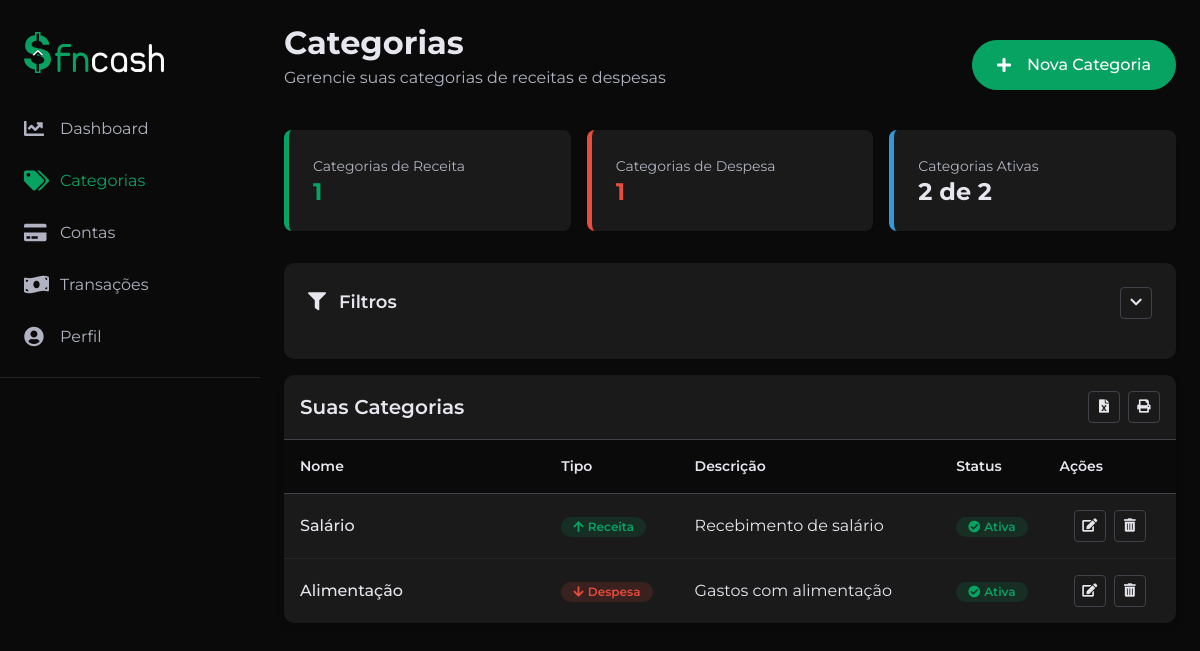
Before: /pages/categorias.php (signed in) with the older database file.
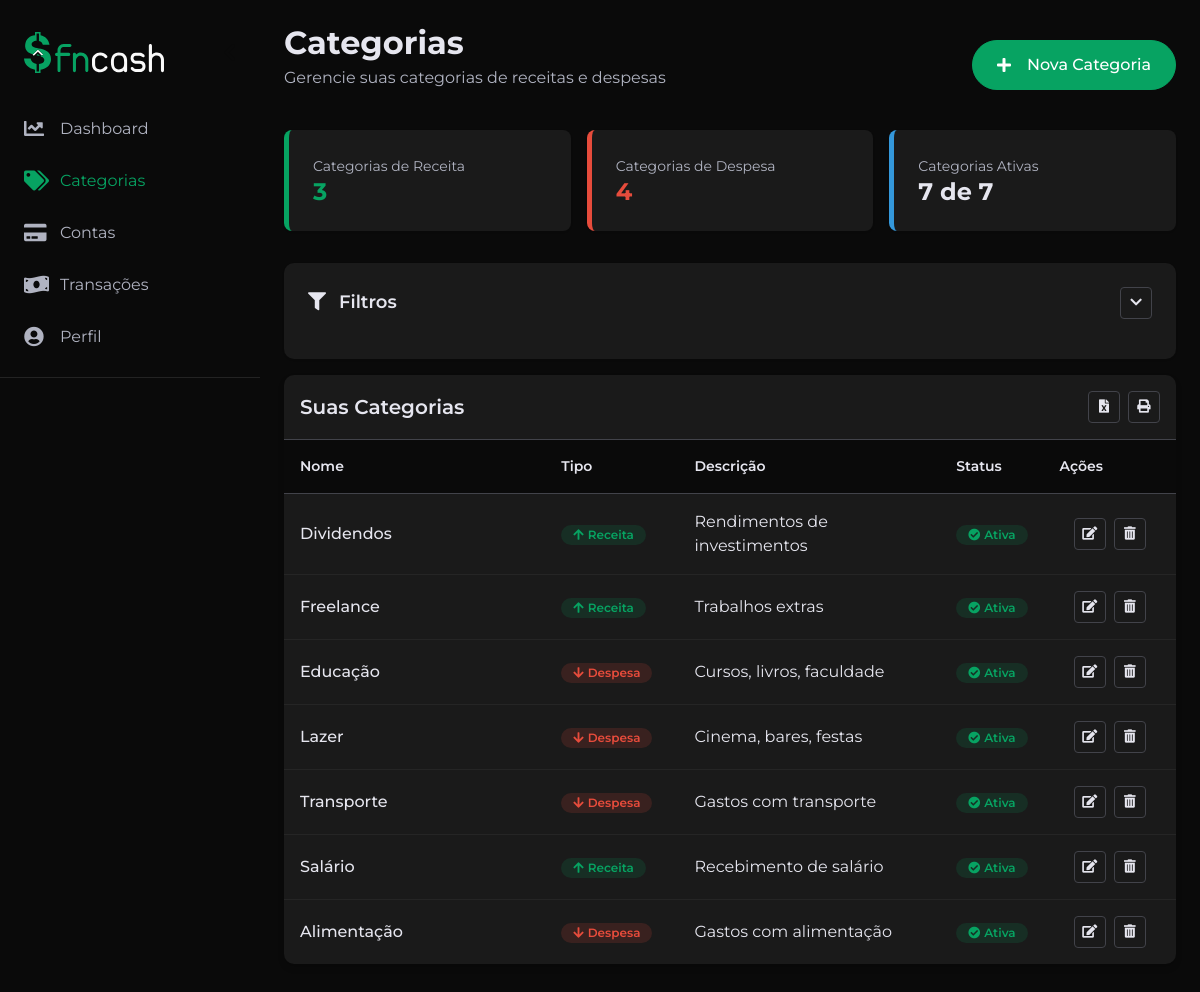
After: the same page with the newer database file.
### tables this page shows
CREATE TABLE CATEGORIA (
    ID_Categoria INT AUTO_INCREMENT PRIMARY KEY,
    Nome VARCHAR(100) NOT NULL,
    Tipo ENUM('Despesa', 'Receita') NOT NULL,
    Descricao TEXT,
    Ativa BOOLEAN NOT NULL DEFAULT TRUE,
    ID_CategoriaPai INT,
    ID_Usuario INT NOT NULL,
    CONSTRAINT FK_Categoria_CategoriaPai FOREIGN KEY (ID_CategoriaPai) 
        REFERENCES CATEGORIA(ID_Categoria) ON DELETE SET NULL,
    CONSTRAINT FK_Categoria_Usuario FOREIGN KEY (ID_Usuario) 
        REFERENCES USUARIO(ID_Usuario) ON DELETE CASCADE
);

### pages/categorias/funcoes.php (called while the page is built, shortened)
<?php
require_once dirname(__FILE__, 3) . "/conexao.php";
function obterCategorias() {
    global $conn;
    $idUsuario = $_SESSION['id_usuario'];
    $sql = "SELECT * FROM CATEGORIA WHERE ID_Usuario = ? ORDER BY Ativa DESC, ID_Categoria DESC";
    $stmt = $conn->prepare($sql);
    $stmt->bind_param("i", $idUsuario);
    $stmt->execute();
    $result = $stmt->get_result();
    $categorias = array();
    if ($result && $result->num_rows > 0) {
        while ($row = $result->fetch_assoc()) {
            $categorias[] = $row;
        }
    }
    return $categorias;
}
?>

### pages/categorias.php (the view, shortened to what this page needs)
<?php
require_once 'header.php';
require_once 'sidebar.php';
require_once 'categorias/funcoes.php';
$categorias = obterCategorias();
?>
<div class="content">
    <div class="mb-6">
        <div class="flex items-center justify-between mb-4">
            <div>
                <h2 class="text-2xl font-bold mb-1">Categorias</h2>
                <p class="text-muted">Gerencie suas categorias de receitas e despesas</p>
            </div>
            <button class="btn btn-primary btn-icon" data-toggle="modal" data-target="#categoriaModal">
                <i class="fas fa-plus me-2"></i>
                Nova Categoria
            </button>
        </div>
        <div class="d-flex justify-between gap-4 mt-5">
            <?php
            $totalCategorias = count($categorias);
            $categoriasReceita = 0;
            $categoriasDespesa = 0;
            $categoriasAtivas = 0;
            foreach ($categorias as $categoria) {
                if ($categoria['Tipo'] == 'Receita') {
                    $categoriasReceita++;
                } else {
                    $categoriasDespesa++;
                }
                if ($categoria['Ativa'] == 1) {
                    $categoriasAtivas++;
                }
            }
            ?>
            <div class="summary-card income fade-in animation-delay-100 w-full">
                <span class="summary-label">Categorias de Receita</span>
                <div class="d-flex justify-between items-center">
                    <h3 class="summary-value income"><?php echo $categoriasReceita; ?></h3>
                </div>
            </div>
            <div class="summary-card expense fade-in animation-delay-200 w-full">
                <span class="summary-label">Categorias de Despesa</span>
                <div class="d-flex justify-between items-center">
                    <h3 class="summary-value expense"><?php echo $categoriasDespesa; ?></h3>
                </div>
            </div>
            <div class="summary-card balance fade-in animation-delay-300 w-full">
                <span class="summary-label">Categorias Ativas</span>
                <div class="d-flex justify-between items-center">
                    <h3 class="summary-value"><?php echo $categoriasAtivas; ?> de <?php echo $totalCategorias; ?></h3>
                </div>
            </div>
        </div>
    </div>
    <div class="filter-container scale-on-load mb-4">
        <div class="filter-header">
            <h3 class="filter-title">
                <i class="fas fa-filter me-2"></i> Filtros
            </h3>
            <button class="btn-action" id="toggleFilter">
                <i class="fas fa-chevron-down"></i>
            </button>
        </div>
    </div>
    <div class="transaction-table-container fade-in-up">
        <div class="p-4 flex justify-between items-center border-bottom">
            <h4 class="font-semibold m-0">Suas Categorias</h4>
            <div class="flex gap-2">
                <button class="btn-action" title="Exportar para Excel">
                    <i class="fas fa-file-excel"></i>
                </button>
                <button class="btn-action" title="Imprimir">
                    <i class="fas fa-print"></i>
                </button>
            </div>
        </div>
        <table class="transaction-table">
            <thead>
                <tr>
                    <th width="30%">Nome</th>
                    <th width="15%">Tipo</th>
                    <th width="30%">Descrição</th>
                    <th width="10%">Status</th>
                    <th width="15%" class="text-center">Ações</th>
                </tr>
            </thead>
            <tbody id="tabelaCategorias">
                <?php
                if (empty($categorias)) {
                    echo '<tr><td colspan="5">';
                    echo '<div class="empty-state my-5">';
                    echo '<i class="fas fa-tags empty-state__icon"></i>';
                    echo '<h3 class="empty-state__title">Nenhuma categoria encontrada</h3>';
                    echo '<p class="empty-state__description">Comece a criar categorias para organizar suas receitas e despesas.</p>';
                    echo '<button class="btn btn-primary btn-icon" data-toggle="modal" data-target="#categoriaModal">';
                    echo '<i class="fas fa-plus me-2"></i> Criar Primeira Categoria';
                    echo '</button>';
                    echo '</div>';
                    echo '</td></tr>';
                } else {
                    $delay = 100;
                    foreach ($categorias as $categoria) {
                        $tipoBadgeClass = $categoria['Tipo'] === 'Receita' ? 'badge-income' : 'badge-expense';
                        $tipoIcone = $categoria['Tipo'] === 'Receita' ? 'fa-arrow-up' : 'fa-arrow-down';
                        $statusBadgeClass = $categoria['Ativa'] ? 'badge-success' : 'badge-canceled';
                        $statusTexto = $categoria['Ativa'] ? 'Ativa' : 'Inativa';
                        $statusIcone = $categoria['Ativa'] ? 'fa-check-circle' : 'fa-times-circle';
                        echo "<tr class='fade-in-up' style='animation-delay: {$delay}ms'>";
                        echo "<td class='font-medium'>" . htmlspecialchars($categoria['Nome']) . "</td>";
                        echo "<td><span class='badge {$tipoBadgeClass}'>" .
                            "<i class='fas {$tipoIcone} me-1'></i>" .
                            htmlspecialchars($categoria['Tipo']) . "</span></td>";
                        $descricao = !empty($categoria['Descricao']) ? $categoria['Descricao'] : '-';
                        echo "<td>" . htmlspecialchars($descricao) . "</td>";
                        echo "<td><span class='badge {$statusBadgeClass}'>" .
                            "<i class='fas {$statusIcone} me-1'></i>" .
                            $statusTexto . "</span></td>";
                        echo "<td>";
                        echo "<div class='flex justify-center gap-2'>";
                        echo "<button class='btn-action edit' title='Editar' data-toggle='modal' data-target='#editarCategoriaModal'
                               data-id='" . $categoria['ID_Categoria'] . "'
                               data-nome='" . htmlspecialchars($categoria['Nome']) . "'
                               data-tipo='" . $categoria['Tipo'] . "'
                               data-descricao='" . htmlspecialchars($categoria['Descricao']) . "'
                               data-status='" . $categoria['Ativa'] . "'>
                              <i class='fas fa-edit'></i>
                              </button>";
                        echo "<button class='btn-action delete' title='Excluir' data-toggle='modal' data-target='#excluirCategoriaModal'
                               data-id='" . $categoria['ID_Categoria'] . "'
                               data-nome='" . htmlspecialchars($categoria['Nome']) . "'>
                              <i class='fas fa-trash-alt'></i>
                              </button>";
                        echo "</div>";
                        echo "</td>";
                        echo "</tr>";
                        $delay += 50;
                    }
                }
                ?>
            </tbody>
        </table>
    </div>
</div>
<?php require_once 'footer.php'; ?>

### pages/header.php (shortened to what this page needs)
<!DOCTYPE html>
<html lang="pt-br">
<head>
	<link rel="stylesheet" href="https://cdn.jsdelivr.net/npm/bootstrap-icons@1.11.3/font/bootstrap-icons.min.css">
	<link rel="stylesheet" href="https://cdnjs.cloudflare.com/ajax/libs/font-awesome/5.15.4/css/all.min.css">
    <link rel="stylesheet" href="../css/style.css">
	<link rel="stylesheet" href="sidebar/sidebar.css">
</head>
<body class="dark-theme">

### pages/sidebar.php
<?php
$documento = pathinfo(basename($_SERVER['REQUEST_URI']), PATHINFO_FILENAME);
?>
<div class="d-flex">
  <aside id="sidebar" class="sidebar">
    <div class="sidebar-header">
      <h3 class="sidebar-brand">
        <img src="../logo/logo_escrita.svg" alt="Fn-Cash" class="max-width">
      </h3>
      <button id="sidebar-toggle" class="sidebar-toggle">
        <i class="fas fa-chevron-left"></i>
      </button>
    </div>
    <ul class="sidebar-nav">
      <li class="sidebar-nav-item">
        <a href="dashboard.php" class="sidebar-nav-link <?php if ($documento == 'dashboard') echo 'active'; ?>">
          <i class="sidebar-nav-icon fas fa-chart-line"></i>
          <span class="nav-text">Dashboard</span>
        </a>
      </li>
      <li class="sidebar-nav-item">
        <a href="categorias.php" class="sidebar-nav-link <?php if ($documento == 'categorias') echo 'active'; ?>">
          <i class="sidebar-nav-icon fas fa-tags"></i>
          <span class="nav-text">Categorias</span>
        </a>
      </li>
      <li class="sidebar-nav-item">
        <a href="contas.php" class="sidebar-nav-link <?php if ($documento == 'contas') echo 'active'; ?>">
          <i class="sidebar-nav-icon fas fa-credit-card"></i>
          <span class="nav-text">Contas</span>
        </a>
      </li>
      <li class="sidebar-nav-item">
        <a href="transacoes.php" class="sidebar-nav-link <?php if ($documento == 'transacoes') echo 'active'; ?>">
          <i class="sidebar-nav-icon fas fa-money-bill-wave"></i>
          <span class="nav-text">Transações</span>
        </a>
      </li>
      <li class="sidebar-nav-item">
        <a href="perfil.php" class="sidebar-nav-link <?php if ($documento == 'perfil') echo 'active'; ?>">
          <i class="sidebar-nav-icon fas fa-user-circle"></i>
          <span class="nav-text">Perfil</span>
        </a>
      </li>
    </ul>
    <div class="sidebar-divider"></div>
  </aside>
  <main id="main-content" class="main-content transition">

### pages/footer.php (shortened to what this page needs)
</main>
</body>
</html>

### pages/sidebar/sidebar.css (style rules this page uses)
.main-content { width: 100%; padding: var(--spacing-5); transition: margin var(--transition-duration-normal) var(--transition-timing); margin-left: 260px; }
.sidebar { z-index: var(--z-index-fixed); transition: all var(--transition-duration-normal) var(--transition-timing); overflow-y: auto; overflow-x: hidden; }
.sidebar-toggle { transition: transform var(--transition-duration-fast) var(--transition-timing); }
.sidebar-brand img { max-width: 140px; transition: opacity var(--transition-duration-normal) var(--transition-timing); }

Changed rows visible on the page:
added categoria: Nome "Dividendos", Tipo "Receita", Descricao "Rendimentos de investimentos", Ativa "Ativa"
added categoria: Nome "Freelance", Tipo "Receita", Descricao "Trabalhos extras", Ativa "Ativa"
added categoria: Nome "Educação", Tipo "Despesa", Descricao "Cursos, livros, faculdade", Ativa "Ativa"
added categoria: Nome "Lazer", Tipo "Despesa", Descricao "Cinema, bares, festas", Ativa "Ativa"
added categoria: Nome "Transporte", Tipo "Despesa", Descricao "Gastos com transporte", Ativa "Ativa"
Other visible differences:
$categoriasReceita: "1" → "3"
$categoriasDespesa: "1" → "4"
$categoriasAtivas: "2" → "7"
$totalCategorias: "2" → "7"
